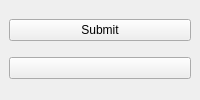
<?xml version="1.0" encoding="UTF-8"?>
<ui version="4.0">
 <class>MainWindow</class>
 <widget class="QMainWindow" name="MainWindow">
  <property name="windowTitle">
   <string>A11ySentry PyQt Example</string>
  </property>
  <widget class="QWidget" name="centralwidget">
   <layout class="QVBoxLayout" name="verticalLayout">
    <item>
     <widget class="QPushButton" name="submitButton">
      <property name="text">
       <string>Submit</string>
      </property>
      <!-- Violation: image without accessible name would be caught, but here we test label mapping -->
      <property name="accessibleName">
       <string>Submit application</string>
      </property>
     </widget>
    </item>
    <item>
     <widget class="QPushButton" name="emptyButton">
      <property name="text">
       <string/>
      </property>
      <!-- Violation: button without text/accessibleName -->
     </widget>
    </item>
   </layout>
  </widget>
 </widget>
</ui>
